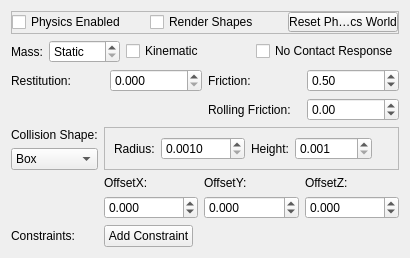
<?xml version="1.0" encoding="UTF-8"?>
<ui version="4.0">
 <class>PhysicsWidget</class>
 <widget class="QWidget" name="PhysicsWidget">
  <property name="geometry">
   <rect>
    <x>0</x>
    <y>0</y>
    <width>410</width>
    <height>258</height>
   </rect>
  </property>
  <property name="windowTitle">
   <string>Physics Settings</string>
  </property>
  <layout class="QGridLayout" name="gridLayout_2">
   <item row="0" column="0" colspan="2">
    <widget class="QFrame" name="frame">
     <property name="minimumSize">
      <size>
       <width>321</width>
       <height>23</height>
      </size>
     </property>
     <property name="frameShape">
      <enum>QFrame::StyledPanel</enum>
     </property>
     <property name="frameShadow">
      <enum>QFrame::Sunken</enum>
     </property>
     <layout class="QHBoxLayout">
      <property name="margin">
       <number>0</number>
      </property>
      <item>
       <widget class="QCheckBox" name="m_enabled">
        <property name="text">
         <string>Physics Enabled</string>
        </property>
       </widget>
      </item>
      <item>
       <widget class="QCheckBox" name="m_debug">
        <property name="text">
         <string>Render Shapes</string>
        </property>
       </widget>
      </item>
      <item>
       <widget class="QToolButton" name="m_resetWorld">
        <property name="minimumSize">
         <size>
          <width>110</width>
          <height>20</height>
         </size>
        </property>
        <property name="maximumSize">
         <size>
          <width>110</width>
          <height>20</height>
         </size>
        </property>
        <property name="text">
         <string>Reset Physics World</string>
        </property>
       </widget>
      </item>
     </layout>
    </widget>
   </item>
   <item row="1" column="0" colspan="2">
    <layout class="QHBoxLayout">
     <item>
      <widget class="QLabel" name="label_2">
       <property name="sizePolicy">
        <sizepolicy hsizetype="Fixed" vsizetype="Preferred">
         <horstretch>0</horstretch>
         <verstretch>0</verstretch>
        </sizepolicy>
       </property>
       <property name="text">
        <string>Mass:</string>
       </property>
      </widget>
     </item>
     <item>
      <widget class="QDoubleSpinBox" name="m_mass">
       <property name="sizePolicy">
        <sizepolicy hsizetype="Fixed" vsizetype="Fixed">
         <horstretch>0</horstretch>
         <verstretch>0</verstretch>
        </sizepolicy>
       </property>
       <property name="specialValueText">
        <string>Static</string>
       </property>
       <property name="maximum">
        <double>1000.000000000000000</double>
       </property>
      </widget>
     </item>
     <item>
      <widget class="QCheckBox" name="m_kinematic">
       <property name="enabled">
        <bool>true</bool>
       </property>
       <property name="text">
        <string>Kinematic</string>
       </property>
      </widget>
     </item>
     <item>
      <widget class="QCheckBox" name="m_noContactResponse">
       <property name="enabled">
        <bool>true</bool>
       </property>
       <property name="text">
        <string>No Contact Response</string>
       </property>
      </widget>
     </item>
    </layout>
   </item>
   <item row="2" column="0" colspan="2">
    <layout class="QGridLayout" name="gridLayout3">
     <item row="0" column="3">
      <widget class="QDoubleSpinBox" name="m_friction">
       <property name="minimum">
        <double>-10.000000000000000</double>
       </property>
       <property name="maximum">
        <double>10.000000000000000</double>
       </property>
       <property name="singleStep">
        <double>0.100000000000000</double>
       </property>
       <property name="value">
        <double>0.500000000000000</double>
       </property>
      </widget>
     </item>
     <item row="0" column="2">
      <widget class="QLabel" name="label_8">
       <property name="text">
        <string>Friction:</string>
       </property>
      </widget>
     </item>
     <item row="0" column="1">
      <widget class="QDoubleSpinBox" name="m_restitution">
       <property name="decimals">
        <number>3</number>
       </property>
       <property name="maximum">
        <double>1.000000000000000</double>
       </property>
       <property name="singleStep">
        <double>0.010000000000000</double>
       </property>
      </widget>
     </item>
     <item row="0" column="0">
      <widget class="QLabel" name="label_7">
       <property name="text">
        <string>Restitution:</string>
       </property>
      </widget>
     </item>
     <item row="1" column="2">
      <widget class="QLabel" name="label_11">
       <property name="text">
        <string>Rolling Friction:</string>
       </property>
      </widget>
     </item>
     <item row="1" column="3">
      <widget class="QDoubleSpinBox" name="m_rollingFriction">
       <property name="minimum">
        <double>-10.000000000000000</double>
       </property>
       <property name="maximum">
        <double>10.000000000000000</double>
       </property>
       <property name="singleStep">
        <double>0.100000000000000</double>
       </property>
       <property name="value">
        <double>0.000000000000000</double>
       </property>
      </widget>
     </item>
    </layout>
   </item>
   <item row="3" column="0">
    <layout class="QVBoxLayout" name="verticalLayout">
     <item>
      <widget class="QLabel" name="label">
       <property name="text">
        <string>Collision Shape:</string>
       </property>
      </widget>
     </item>
     <item>
      <widget class="QComboBox" name="m_shape">
       <item>
        <property name="text">
         <string>Box</string>
        </property>
       </item>
       <item>
        <property name="text">
         <string>Sphere</string>
        </property>
       </item>
       <item>
        <property name="text">
         <string>Cylinder</string>
        </property>
       </item>
       <item>
        <property name="text">
         <string>Capsule</string>
        </property>
       </item>
       <item>
        <property name="text">
         <string>Cone</string>
        </property>
       </item>
       <item>
        <property name="text">
         <string>Mesh</string>
        </property>
       </item>
      </widget>
     </item>
    </layout>
   </item>
   <item row="3" column="1">
    <widget class="QStackedWidget" name="m_shapeWidget">
     <property name="sizePolicy">
      <sizepolicy hsizetype="Preferred" vsizetype="Preferred">
       <horstretch>0</horstretch>
       <verstretch>0</verstretch>
      </sizepolicy>
     </property>
     <property name="frameShape">
      <enum>QFrame::StyledPanel</enum>
     </property>
     <property name="frameShadow">
      <enum>QFrame::Sunken</enum>
     </property>
     <property name="currentIndex">
      <number>2</number>
     </property>
     <widget class="QWidget" name="m_boxWidget">
      <layout class="QGridLayout">
       <property name="horizontalSpacing">
        <number>4</number>
       </property>
       <property name="verticalSpacing">
        <number>1</number>
       </property>
       <property name="margin">
        <number>1</number>
       </property>
       <item row="0" column="2">
        <widget class="QLabel" name="label_6">
         <property name="text">
          <string>Depth:</string>
         </property>
        </widget>
       </item>
       <item row="1" column="0">
        <widget class="QDoubleSpinBox" name="m_width">
         <property name="decimals">
          <number>3</number>
         </property>
         <property name="minimum">
          <double>0.001000000000000</double>
         </property>
         <property name="maximum">
          <double>1000.000000000000000</double>
         </property>
         <property name="value">
          <double>1.000000000000000</double>
         </property>
        </widget>
       </item>
       <item row="1" column="1">
        <widget class="QDoubleSpinBox" name="m_height">
         <property name="decimals">
          <number>3</number>
         </property>
         <property name="minimum">
          <double>0.001000000000000</double>
         </property>
         <property name="maximum">
          <double>1000.000000000000000</double>
         </property>
         <property name="value">
          <double>1.000000000000000</double>
         </property>
        </widget>
       </item>
       <item row="1" column="2">
        <widget class="QDoubleSpinBox" name="m_depth">
         <property name="decimals">
          <number>3</number>
         </property>
         <property name="minimum">
          <double>0.001000000000000</double>
         </property>
         <property name="maximum">
          <double>1000.000000000000000</double>
         </property>
         <property name="value">
          <double>1.000000000000000</double>
         </property>
        </widget>
       </item>
       <item row="0" column="1">
        <widget class="QLabel" name="label_5">
         <property name="text">
          <string>Height:</string>
         </property>
        </widget>
       </item>
       <item row="0" column="0">
        <widget class="QLabel" name="label_4">
         <property name="text">
          <string>Width:</string>
         </property>
        </widget>
       </item>
      </layout>
     </widget>
     <widget class="QWidget" name="m_sphereWidget">
      <layout class="QGridLayout">
       <property name="horizontalSpacing">
        <number>4</number>
       </property>
       <property name="verticalSpacing">
        <number>1</number>
       </property>
       <property name="margin">
        <number>1</number>
       </property>
       <item row="0" column="0">
        <widget class="QLabel" name="label_3">
         <property name="text">
          <string>Radius:</string>
         </property>
        </widget>
       </item>
       <item row="1" column="0">
        <widget class="QDoubleSpinBox" name="m_radius">
         <property name="decimals">
          <number>3</number>
         </property>
         <property name="minimum">
          <double>0.001000000000000</double>
         </property>
         <property name="maximum">
          <double>5000.000000000000000</double>
         </property>
         <property name="value">
          <double>1.000000000000000</double>
         </property>
        </widget>
       </item>
       <item row="1" column="1">
        <spacer>
         <property name="orientation">
          <enum>Qt::Horizontal</enum>
         </property>
         <property name="sizeHint" stdset="0">
          <size>
           <width>61</width>
           <height>20</height>
          </size>
         </property>
        </spacer>
       </item>
      </layout>
     </widget>
     <widget class="QWidget" name="m_cylinderWidget">
      <layout class="QHBoxLayout">
       <item>
        <widget class="QLabel" name="label_9">
         <property name="sizePolicy">
          <sizepolicy hsizetype="Fixed" vsizetype="Preferred">
           <horstretch>0</horstretch>
           <verstretch>0</verstretch>
          </sizepolicy>
         </property>
         <property name="text">
          <string>Radius:</string>
         </property>
        </widget>
       </item>
       <item>
        <widget class="QDoubleSpinBox" name="m_cylRadius">
         <property name="decimals">
          <number>4</number>
         </property>
         <property name="minimum">
          <double>0.001000000000000</double>
         </property>
         <property name="maximum">
          <double>1000.000000000000000</double>
         </property>
        </widget>
       </item>
       <item>
        <widget class="QLabel" name="label_10">
         <property name="text">
          <string>Height:</string>
         </property>
        </widget>
       </item>
       <item>
        <widget class="QDoubleSpinBox" name="m_cylHeight">
         <property name="decimals">
          <number>3</number>
         </property>
         <property name="minimum">
          <double>0.001000000000000</double>
         </property>
         <property name="maximum">
          <double>1000.000000000000000</double>
         </property>
        </widget>
       </item>
       <item>
        <spacer>
         <property name="orientation">
          <enum>Qt::Horizontal</enum>
         </property>
         <property name="sizeHint" stdset="0">
          <size>
           <width>40</width>
           <height>20</height>
          </size>
         </property>
        </spacer>
       </item>
      </layout>
     </widget>
     <widget class="QWidget" name="m_meshWidget"/>
    </widget>
   </item>
   <item row="4" column="0">
    <spacer name="horizontalSpacer">
     <property name="orientation">
      <enum>Qt::Horizontal</enum>
     </property>
     <property name="sizeHint" stdset="0">
      <size>
       <width>74</width>
       <height>20</height>
      </size>
     </property>
    </spacer>
   </item>
   <item row="4" column="1">
    <layout class="QGridLayout" name="gridLayout_offset">
     <item row="1" column="1">
      <widget class="QDoubleSpinBox" name="m_offsetY">
       <property name="decimals">
        <number>3</number>
       </property>
       <property name="minimum">
        <double>-1000.000000000000000</double>
       </property>
       <property name="maximum">
        <double>1000.000000000000000</double>
       </property>
       <property name="singleStep">
        <double>0.100000000000000</double>
       </property>
       <property name="value">
        <double>0.000000000000000</double>
       </property>
      </widget>
     </item>
     <item row="1" column="4">
      <widget class="QDoubleSpinBox" name="m_offsetZ">
       <property name="decimals">
        <number>3</number>
       </property>
       <property name="minimum">
        <double>-1000.000000000000000</double>
       </property>
       <property name="maximum">
        <double>1000.000000000000000</double>
       </property>
       <property name="singleStep">
        <double>0.100000000000000</double>
       </property>
       <property name="value">
        <double>0.000000000000000</double>
       </property>
      </widget>
     </item>
     <item row="0" column="0">
      <widget class="QLabel" name="label_13">
       <property name="text">
        <string>OffsetX:</string>
       </property>
      </widget>
     </item>
     <item row="0" column="1">
      <widget class="QLabel" name="label_12">
       <property name="text">
        <string>OffsetY:</string>
       </property>
      </widget>
     </item>
     <item row="0" column="4">
      <widget class="QLabel" name="label_14">
       <property name="text">
        <string>OffsetZ:</string>
       </property>
      </widget>
     </item>
     <item row="1" column="0">
      <widget class="QDoubleSpinBox" name="m_offsetX">
       <property name="decimals">
        <number>3</number>
       </property>
       <property name="minimum">
        <double>-1000.000000000000000</double>
       </property>
       <property name="maximum">
        <double>1000.000000000000000</double>
       </property>
       <property name="singleStep">
        <double>0.100000000000000</double>
       </property>
       <property name="value">
        <double>0.000000000000000</double>
       </property>
      </widget>
     </item>
    </layout>
   </item>
   <item row="5" column="0">
    <widget class="QLabel" name="label_15">
     <property name="text">
      <string>Constraints:</string>
     </property>
    </widget>
   </item>
   <item row="5" column="1">
    <layout class="QVBoxLayout" name="verticalLayout_2">
     <item>
      <layout class="QVBoxLayout" name="m_constraintContainer"/>
     </item>
     <item>
      <layout class="QGridLayout" name="gridLayout_3">
       <item row="0" column="1">
        <spacer name="horizontalSpacer_2">
         <property name="orientation">
          <enum>Qt::Horizontal</enum>
         </property>
         <property name="sizeHint" stdset="0">
          <size>
           <width>40</width>
           <height>20</height>
          </size>
         </property>
        </spacer>
       </item>
       <item row="0" column="0">
        <widget class="QPushButton" name="m_addConstraint">
         <property name="text">
          <string>Add Constraint</string>
         </property>
        </widget>
       </item>
      </layout>
     </item>
    </layout>
   </item>
  </layout>
 </widget>
 <resources/>
 <connections/>
</ui>
